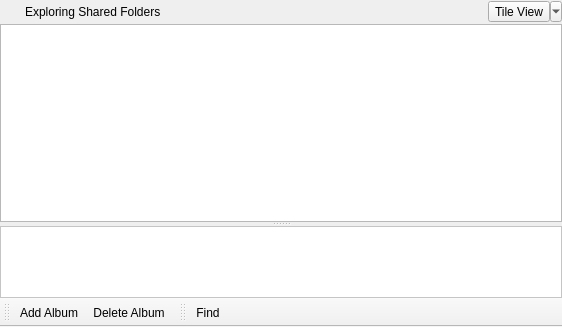
<?xml version="1.0" encoding="UTF-8"?>
<ui version="4.0">
 <class>WidgetLibraryView</class>
 <widget class="QMainWindow" name="WidgetLibraryView">
  <property name="geometry">
   <rect>
    <x>0</x>
    <y>0</y>
    <width>562</width>
    <height>327</height>
   </rect>
  </property>
  <property name="windowTitle">
   <string>MainWindow</string>
  </property>
  <widget class="QWidget" name="centralwidget">
   <layout class="QVBoxLayout" name="verticalLayout">
    <property name="spacing">
     <number>0</number>
    </property>
    <property name="margin">
     <number>0</number>
    </property>
    <item>
     <widget class="QFrame" name="toolFrameLibraryStatus">
      <property name="frameShape">
       <enum>QFrame::NoFrame</enum>
      </property>
      <property name="frameShadow">
       <enum>QFrame::Raised</enum>
      </property>
      <layout class="QGridLayout" name="gridLayout_8">
       <property name="horizontalSpacing">
        <number>1</number>
       </property>
       <property name="verticalSpacing">
        <number>0</number>
       </property>
       <property name="margin">
        <number>0</number>
       </property>
       <item row="0" column="1">
        <widget class="QLabel" name="labelLibraryStatus">
         <property name="text">
          <string>Exploring Shared Folders</string>
         </property>
        </widget>
       </item>
       <item row="0" column="0">
        <widget class="QLabel" name="labelLibraryStatusLogo">
         <property name="minimumSize">
          <size>
           <width>24</width>
           <height>24</height>
          </size>
         </property>
         <property name="maximumSize">
          <size>
           <width>24</width>
           <height>24</height>
          </size>
         </property>
         <property name="text">
          <string/>
         </property>
         <property name="pixmap">
          <pixmap resource="../Resource.qrc">:/Resource/Library/SharedFolders.png</pixmap>
         </property>
         <property name="scaledContents">
          <bool>true</bool>
         </property>
        </widget>
       </item>
       <item row="0" column="3">
        <widget class="QToolButton" name="toolButtonLibraryViewType">
         <property name="text">
          <string>Tile View</string>
         </property>
         <property name="icon">
          <iconset resource="../Resource.qrc">
           <normaloff>:/Resource/Library/TileView.png</normaloff>:/Resource/Library/TileView.png</iconset>
         </property>
         <property name="iconSize">
          <size>
           <width>24</width>
           <height>24</height>
          </size>
         </property>
         <property name="popupMode">
          <enum>QToolButton::MenuButtonPopup</enum>
         </property>
         <property name="toolButtonStyle">
          <enum>Qt::ToolButtonTextBesideIcon</enum>
         </property>
         <property name="autoRaise">
          <bool>false</bool>
         </property>
         <property name="arrowType">
          <enum>Qt::NoArrow</enum>
         </property>
        </widget>
       </item>
       <item row="0" column="2">
        <spacer name="horizontalSpacerLibraryStatus">
         <property name="orientation">
          <enum>Qt::Horizontal</enum>
         </property>
         <property name="sizeHint" stdset="0">
          <size>
           <width>0</width>
           <height>20</height>
          </size>
         </property>
        </spacer>
       </item>
      </layout>
     </widget>
    </item>
    <item>
     <widget class="QSplitter" name="splitterLibraryView">
      <property name="contextMenuPolicy">
       <enum>Qt::CustomContextMenu</enum>
      </property>
      <property name="orientation">
       <enum>Qt::Vertical</enum>
      </property>
      <widget class="QTreeView" name="treeViewLibraryFiles">
       <property name="frameShape">
        <enum>QFrame::StyledPanel</enum>
       </property>
      </widget>
      <widget class="QFrame" name="frameLibraryFileDetails">
       <property name="frameShape">
        <enum>QFrame::NoFrame</enum>
       </property>
       <property name="frameShadow">
        <enum>QFrame::Raised</enum>
       </property>
       <layout class="QGridLayout" name="gridLayout_7">
        <property name="margin">
         <number>0</number>
        </property>
        <property name="spacing">
         <number>0</number>
        </property>
        <item row="0" column="0">
         <widget class="QScrollArea" name="scrollAreaLibraryFileDetails">
          <property name="styleSheet">
           <string notr="true">QFrame {
	background-color: white;
}</string>
          </property>
          <property name="frameShape">
           <enum>QFrame::StyledPanel</enum>
          </property>
          <property name="widgetResizable">
           <bool>true</bool>
          </property>
          <widget class="QFrame" name="frameLibraryFileDetailsContents">
           <property name="geometry">
            <rect>
             <x>0</x>
             <y>0</y>
             <width>560</width>
             <height>70</height>
            </rect>
           </property>
           <layout class="QGridLayout" name="gridLayout_11">
            <property name="margin">
             <number>0</number>
            </property>
            <property name="spacing">
             <number>0</number>
            </property>
           </layout>
          </widget>
         </widget>
        </item>
       </layout>
      </widget>
     </widget>
    </item>
   </layout>
  </widget>
  <widget class="QToolBar" name="toolBar">
   <property name="contextMenuPolicy">
    <enum>Qt::PreventContextMenu</enum>
   </property>
   <property name="windowTitle">
    <string>toolBar</string>
   </property>
   <property name="allowedAreas">
    <set>Qt::AllToolBarAreas</set>
   </property>
   <property name="iconSize">
    <size>
     <width>16</width>
     <height>16</height>
    </size>
   </property>
   <property name="toolButtonStyle">
    <enum>Qt::ToolButtonTextBesideIcon</enum>
   </property>
   <property name="floatable">
    <bool>false</bool>
   </property>
   <attribute name="toolBarArea">
    <enum>BottomToolBarArea</enum>
   </attribute>
   <attribute name="toolBarBreak">
    <bool>false</bool>
   </attribute>
   <addaction name="actionLibraryAddAlbum"/>
   <addaction name="actionLibraryDeleteAlbum"/>
  </widget>
  <widget class="QToolBar" name="toolBarSearch">
   <property name="windowTitle">
    <string>toolBar_2</string>
   </property>
   <property name="iconSize">
    <size>
     <width>16</width>
     <height>16</height>
    </size>
   </property>
   <property name="toolButtonStyle">
    <enum>Qt::ToolButtonTextBesideIcon</enum>
   </property>
   <attribute name="toolBarArea">
    <enum>BottomToolBarArea</enum>
   </attribute>
   <attribute name="toolBarBreak">
    <bool>false</bool>
   </attribute>
   <addaction name="actionFind"/>
  </widget>
  <action name="actionLibraryAddAlbum">
   <property name="icon">
    <iconset resource="../Resource.qrc">
     <normaloff>:/Resource/Generic/Add.png</normaloff>:/Resource/Generic/Add.png</iconset>
   </property>
   <property name="text">
    <string>Add Album</string>
   </property>
  </action>
  <action name="actionLibraryDeleteAlbum">
   <property name="icon">
    <iconset resource="../Resource.qrc">
     <normaloff>:/Resource/Generic/Remove.png</normaloff>:/Resource/Generic/Remove.png</iconset>
   </property>
   <property name="text">
    <string>Delete Album</string>
   </property>
   <property name="toolTip">
    <string>Delete Album</string>
   </property>
  </action>
  <action name="actionFind">
   <property name="icon">
    <iconset resource="../Resource.qrc">
     <normaloff>:/Resource/Generic/Search.png</normaloff>:/Resource/Generic/Search.png</iconset>
   </property>
   <property name="text">
    <string>Find</string>
   </property>
  </action>
 </widget>
 <resources>
  <include location="../Resource.qrc"/>
 </resources>
 <connections/>
</ui>
